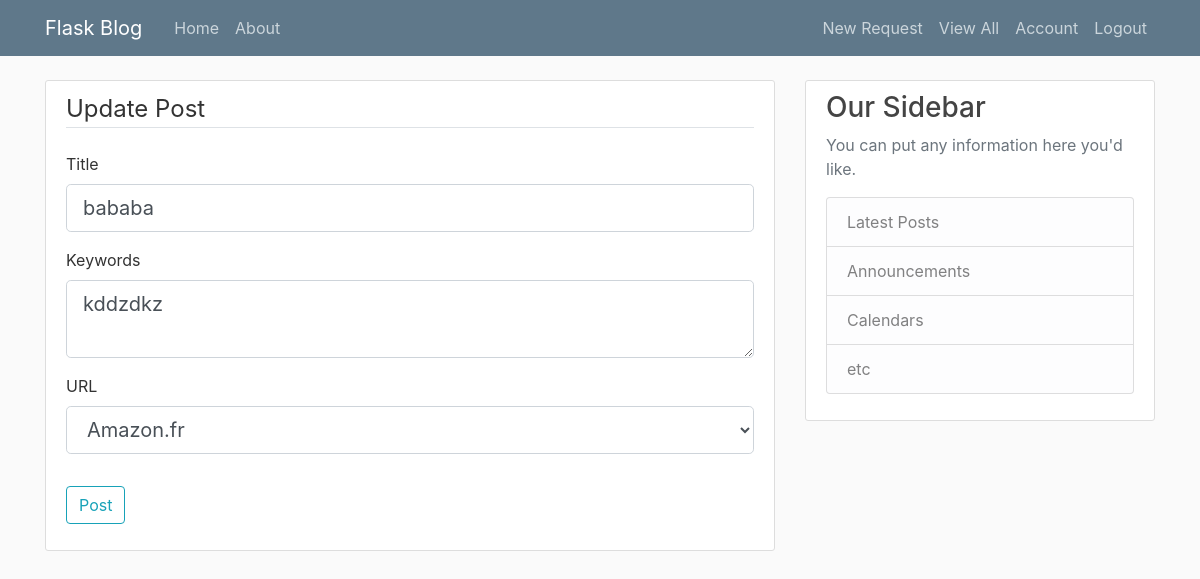
The app's page /post/2/update (signed in) with its own data.
### flaskblog/models.py (models this page shows, shortened)
class Post(db.Model):
    id = db.Column(db.Integer, primary_key=True)
    title = db.Column(db.String(100), nullable=False)
    date_posted = db.Column(db.DateTime, nullable=False, default=datetime.utcnow)
    keywords = db.Column(db.Text, nullable=False)
    url=db.Column(db.Text, nullable=False)
    user_id = db.Column(db.Integer, db.ForeignKey('user.id'), nullable=False)
    reviews = db.relationship('Review', backref='origin', lazy=True)

### flaskblog/routes.py (the view)
@app.route("/post/<int:post_id>/update", methods=['GET', 'POST'])
@login_required
def update_post(post_id):
    post = Post.query.get_or_404(post_id)
    if post.author != current_user:
        abort(403)
    form = PostForm()
    if form.validate_on_submit():
        post.title = form.title.data
        post.keywords = form.keywords.data
        post.url=form.url.data
        db.session.commit()
        flash('Your Request has been updated!', 'success')
        return redirect(url_for('post', post_id=post.id))
    elif request.method == 'GET':
        form.title.data = post.title
        form.keywords.data = post.keywords
        form.url.data=post.url
    return render_template('create_post.html', title='Update Post',
                           form=form, legend='Update Post')

### flaskblog/forms.py
class PostForm(FlaskForm):
    title = StringField('Title', validators=[DataRequired()])
    keywords = TextAreaField('Keywords', validators=[DataRequired()])
    url=SelectField('URL', choices=[('url1', 'Ebay.com'), ('url2', 'Amazon.fr'), ('url3', 'Twitter.com')])
    submit = SubmitField('Post')

### flaskblog/models.py (called while the page is built)
@login_manager.user_loader
def load_user(user_id):
    return User.query.get(int(user_id))

### flaskblog/templates/create_post.html (shortened to what this page needs)
{% extends "layout.html" %}
{% block content %}
<div class="content-section">
    <form method="POST" action="">
        <fieldset class="form-group">
            <legend class="border-bottom mb-4">{{ legend }}</legend>
            <div class="form-group">
                {{ form.title.label(class="form-control-label") }}
                {% if form.title.errors %}
                    {{ form.title(class="form-control form-control-lg is-invalid") }}
                    <div class="invalid-feedback">
                        {% for error in form.title.errors %}
                            <span>{{ error }}</span>
                        {% endfor %}
                    </div>
                {% else %}
                    {{ form.title(class="form-control form-control-lg") }}
                {% endif %}
            </div>
            <div class="form-group">
                {{ form.keywords.label(class="form-control-label") }}
                {% if form.keywords.errors %}
                    {{ form.keywords(class="form-control form-control-lg is-invalid") }}
                    <div class="invalid-feedback">
                        {% for error in form.keywords.errors %}
                            <span>{{ error }}</span>
                        {% endfor %}
                    </div>
                {% else %}
                    {{ form.keywords(class="form-control form-control-lg") }}
                {% endif %}
            </div>
            <div class="form-group">
                {{ form.url.label(class="form-control-label") }}
                {% if form.url.errors %}
                    {{ form.url(class="form-control form-control-lg is-invalid") }}
                    <div class="invalid-feedback">
                        {% for error in form.url.errors %}
                            <span>{{ error }}</span>
                        {% endfor %}
                    </div>
                {% else %}
                    {{ form.url(class="form-control form-control-lg") }}
                {% endif %}
            </div>
        </fieldset>
        <div class="form-group">
            {{ form.submit(class="btn btn-outline-info") }}
        </div>
    </form>
</div>
{% endblock content %}

### flaskblog/static/main.css (style rules this page uses)
body { background: #fafafa; color: #333333; margin-top: 5rem; }
.content-section { background: #ffffff; padding: 10px 20px; border: 1px solid #dddddd; border-radius: 3px; margin-bottom: 20px; }

### records on screen
Post: title "bababa", keywords "kddzdkz", url "Amazon.fr"

### other values on screen
{{ legend }} "Update Post"
